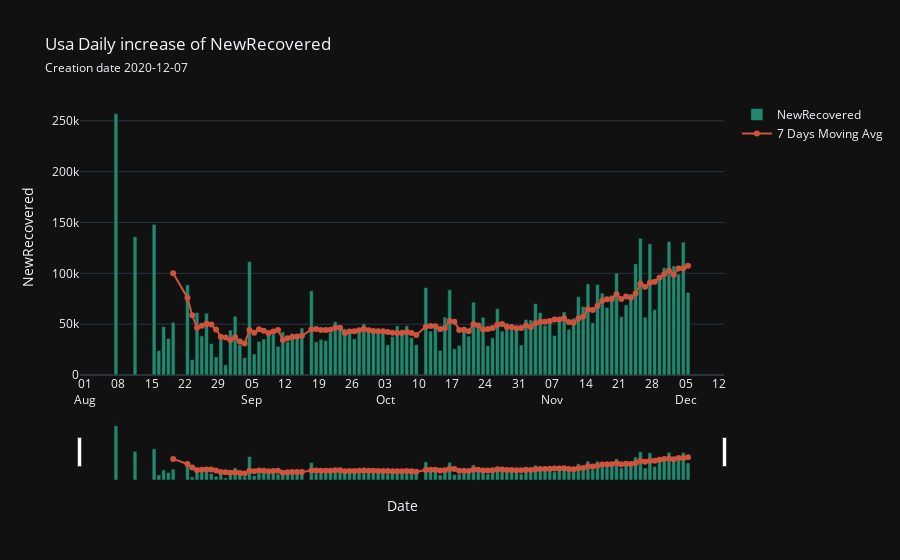

Notebook cell for this chart:
### Code cell
recovered_rate = df['NewRecovered'].pct_change()
print('Answer:')
pd.DataFrame(recovered_rate.tail(5))
country.daily_increase2('NewRecovered', save = True)
